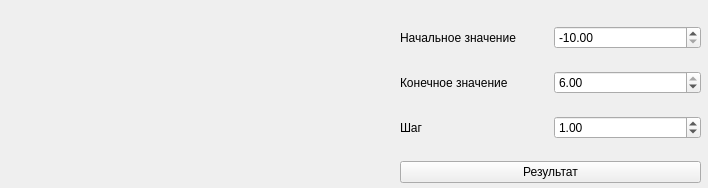
<?xml version="1.0" encoding="UTF-8"?>
<ui version="4.0">
 <class>Form</class>
 <widget class="QWidget" name="Form">
  <property name="geometry">
   <rect>
    <x>0</x>
    <y>0</y>
    <width>708</width>
    <height>188</height>
   </rect>
  </property>
  <property name="minimumSize">
   <size>
    <width>708</width>
    <height>188</height>
   </size>
  </property>
  <property name="maximumSize">
   <size>
    <width>708</width>
    <height>188</height>
   </size>
  </property>
  <property name="windowTitle">
   <string>Вычисление значений функции</string>
  </property>
  <widget class="QLabel" name="labelGraph">
   <property name="geometry">
    <rect>
     <x>10</x>
     <y>10</y>
     <width>371</width>
     <height>171</height>
    </rect>
   </property>
   <property name="text">
    <string/>
   </property>
   <property name="pixmap">
    <pixmap>graph.png</pixmap>
   </property>
   <property name="scaledContents">
    <bool>true</bool>
   </property>
  </widget>
  <widget class="QWidget" name="gridLayoutWidget">
   <property name="geometry">
    <rect>
     <x>400</x>
     <y>10</y>
     <width>301</width>
     <height>191</height>
    </rect>
   </property>
   <layout class="QGridLayout" name="gridControl">
    <item row="2" column="1">
     <widget class="QDoubleSpinBox" name="boxStep">
      <property name="decimals">
       <number>2</number>
      </property>
      <property name="minimum">
       <double>0.000000000000000</double>
      </property>
      <property name="maximum">
       <double>16.000000000000000</double>
      </property>
      <property name="value">
       <double>1.000000000000000</double>
      </property>
     </widget>
    </item>
    <item row="1" column="0">
     <widget class="QLabel" name="labelEndValue">
      <property name="text">
       <string>Конечное значение</string>
      </property>
     </widget>
    </item>
    <item row="0" column="0">
     <widget class="QLabel" name="labelStartValue">
      <property name="font">
       <font>
        <family>.AppleSystemUIFont</family>
       </font>
      </property>
      <property name="text">
       <string>Начальное значение</string>
      </property>
     </widget>
    </item>
    <item row="0" column="1">
     <widget class="QDoubleSpinBox" name="boxStartValue">
      <property name="decimals">
       <number>2</number>
      </property>
      <property name="minimum">
       <double>-10.000000000000000</double>
      </property>
      <property name="maximum">
       <double>6.000000000000000</double>
      </property>
      <property name="value">
       <double>-10.000000000000000</double>
      </property>
     </widget>
    </item>
    <item row="2" column="0">
     <widget class="QLabel" name="labelStep">
      <property name="text">
       <string>Шаг</string>
      </property>
     </widget>
    </item>
    <item row="1" column="1">
     <widget class="QDoubleSpinBox" name="boxEndValue">
      <property name="decimals">
       <number>2</number>
      </property>
      <property name="minimum">
       <double>-10.000000000000000</double>
      </property>
      <property name="maximum">
       <double>6.000000000000000</double>
      </property>
      <property name="value">
       <double>6.000000000000000</double>
      </property>
     </widget>
    </item>
    <item row="3" column="0" colspan="2">
     <widget class="QPushButton" name="buttonResult">
      <property name="text">
       <string>Результат</string>
      </property>
     </widget>
    </item>
   </layout>
  </widget>
 </widget>
 <resources/>
 <connections/>
</ui>
